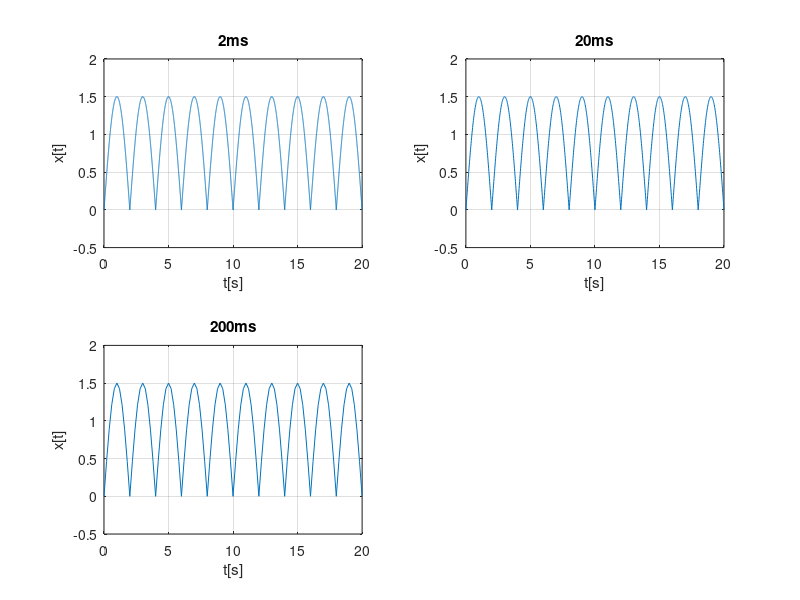

This chart was generated by the following MATLAB code:
%Tema_de_casa_EX5
%2ms
q=input('Cate perioade doriti sa fie reprezentate grafic?')%citesc de la tastatura o variabila in care sa stochez numarul de perioade pe care vrea sa le reprezint grafic
t=0:0.002:4*q;%rezolutia temporara.initial t este 0, pasul 0.002,si valoarea finala este data de 4(4 secunde pentru a reprezenta o perioada)inmultit cu cate perioade vreau sa reprezint
f=0.25;%f=1/T(Din cerinta T=4s)
w=2*pi*f;%pulsatia
a=1.5;%amplitudinea este 1.5(din cerinta)
x=abs(a*sin(w*t));%pentru ca semnalul sa aiba numai valori pozitive,am apelat functia abs care imi returneaza valoarea absoluta
subplot(221);%am impartit fereastra grafica in 4 miniferestre.Graficul urmator va fi reprezentat in minifereastra 1
plot(t,x),grid,xlabel('t[s]'),ylabel('x[t]'),title('2ms'),axis([0 4*q -0.5 2]);%reprezentare grafica


%20ms
q=input('Cate perioade doriti sa fie reprezentate grafic?')
t=0:0.02:4*q;%se schimba pasul in 0.02(20ms), in rest explicatiile sunt aceleasi ca mai sus
f=0.25;
w=2*pi*f;
a=1.5;
x=abs(a*sin(w*t));
subplot(222);
plot(t,x),grid,xlabel('t[s]'),ylabel('x[t]'),title('20ms'),axis([0 4*q -0.5 2]);

%200ms
q=input('Cate perioade doriti sa fie reprezentate grafic?')
t=0:0.2:4*q;%se schimba pasul in 0.2(200ms), in rest explicatiile sunt aceleasi ca mai sus
f=0.25;
w=2*pi*f;
a=1.5;
x=abs(a*sin(w*t));
subplot(223);
plot(t,x),grid,xlabel('t[s]'),ylabel('x[t]'),title('200ms'),axis([0 4*q -0.5 2]);
